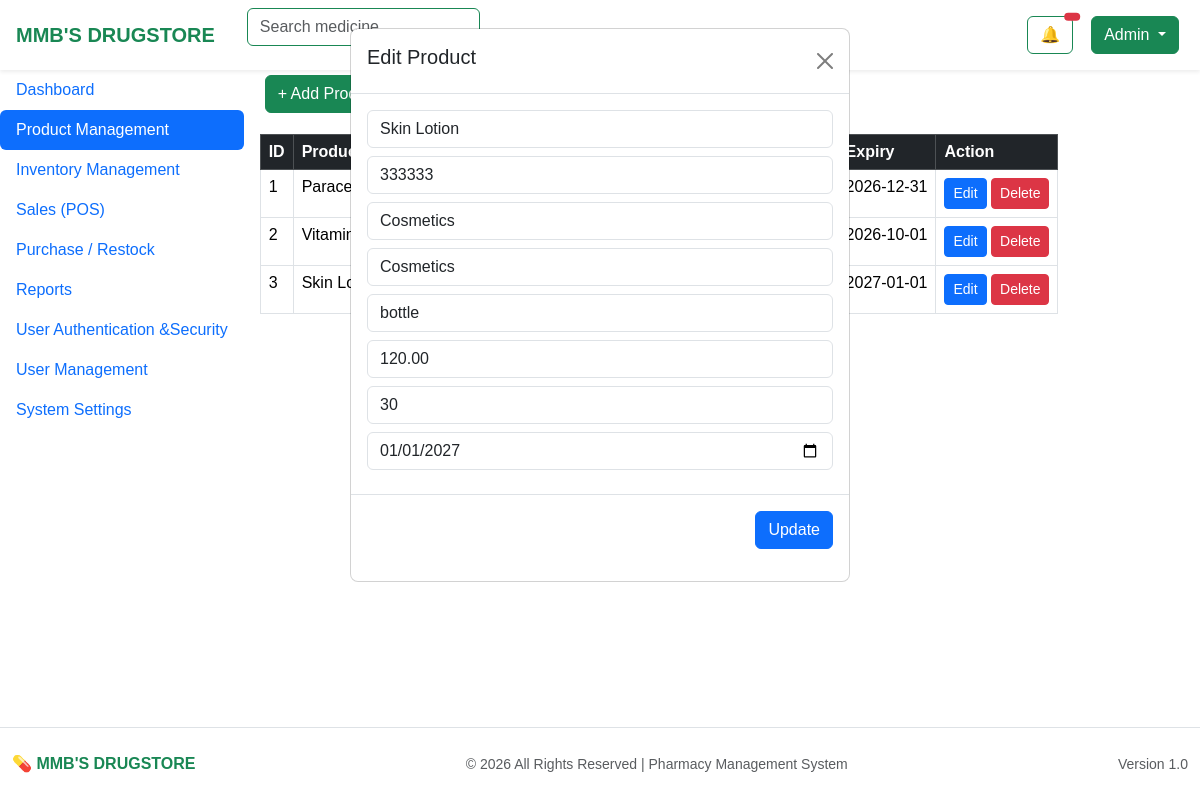
Screenshot of /ownerpage/dashboard.php?editProduct=3 (signed in) with the database file from the repository.
### tables this page shows
CREATE TABLE `products` (
  `id` int(11) NOT NULL,
  `product_name` varchar(255) DEFAULT NULL,
  `barcode` varchar(100) DEFAULT NULL,
  `category_id` int(11) DEFAULT NULL,
  `classification_id` int(11) DEFAULT NULL,
  `unit` varchar(50) DEFAULT NULL,
  `price` decimal(10,2) DEFAULT NULL
);

CREATE TABLE `inventory` (
  `id` int(11) NOT NULL,
  `product_id` int(11) DEFAULT NULL,
  `quantity` int(11) DEFAULT NULL,
  `expiry_date` date DEFAULT NULL
);

CREATE TABLE `product_categories` (
  `id` int(11) NOT NULL,
  `category_name` varchar(100) DEFAULT NULL
);

CREATE TABLE `product_classifications` (
  `id` int(11) NOT NULL,
  `classification_name` varchar(100) DEFAULT NULL,
  `is_discountable` tinyint(1) DEFAULT NULL,
  `is_vatable` tinyint(1) DEFAULT NULL
);

### reusablepage/addproductmodal.php (called while the page is built, shortened)
<?php
require_once __DIR__ . "/../function/addprodfunct.php";
require_once __DIR__ . "/../conn/connection_links.php";
$product = new ProductManagement($db);
$categories = $product->getCategories();
$classifications = $product->getClassifications();
?>

### function/addprodfunct.php (called while the page is built, shortened)
<?php
class ProductManagement
{
    private $con;
    public function __construct($db)
    {
        $this->con = $db;
    }
    public function getAllProducts()
    {
        $stmt = $this->con->prepare("
            SELECT
                p.id,
                p.product_name,
                p.price,
                pc.category_name,
                pcl.classification_name,
                COALESCE(SUM(i.quantity), 0) AS quantity,
                MAX(i.expiry_date) AS expiry_date
            FROM products p
            LEFT JOIN product_categories pc ON p.category_id = pc.id
            LEFT JOIN product_classifications pcl ON p.classification_id = pcl.id
            LEFT JOIN inventory i ON p.id = i.product_id
            GROUP BY p.id
        ");
        $stmt->execute();
        return $stmt->fetchAll();
    }
    public function getCategories()
    {
        $stmt = $this->con->prepare("SELECT * FROM product_categories");
        $stmt->execute();
        return $stmt->fetchAll();
    }
    public function getClassifications()
    {
        $stmt = $this->con->prepare("SELECT * FROM product_classifications");
        $stmt->execute();
        return $stmt->fetchAll();
    }
    public function getProductById($id)
    {
        $stmt = $this->con->prepare("
        SELECT p.*, i.quantity, i.expiry_date
        FROM products p
        LEFT JOIN inventory i ON p.id = i.product_id
        WHERE p.id = ?
    ");
        $stmt->execute([$id]);
        return $stmt->fetch();
    }
}

### reusablepage/usermanagement.php (the view, shortened to what this page needs)
<!DOCTYPE html>
<html lang="en">
<head>
    <?php include_once __DIR__ . "/../conn/connection_links.php"; ?>
</head>
<body class="bg-light">
    <?php include_once __DIR__ . "/header.php"; ?>
</body>
</html>

### reusablepage/productmanagement.php (shortened to what this page needs)
<?php
require_once __DIR__ . "/../function/addprodfunct.php";
require_once __DIR__ . "/../conn/connection_links.php";
$product = new ProductManagement($db);
$products = $product->getAllProducts();
$categories = $product->getCategories();
$classifications = $product->getClassifications();
$editData = null;
if (isset($_GET['editProduct'])) {
    $editId = (int) $_GET['editProduct'];
    $editData = $product->getProductById($editId);
}
?>
<div class="mb-3">
    <button class="btn btn-success" data-bs-toggle="modal" data-bs-target="#addProductModal">
        + Add Product
    </button>
</div>
<table id="usersTable" class="table table-bordered table-hover">
    <thead class="table-dark">
        <tr>
            <th>ID</th>
            <th>Product</th>
            <th>Category</th>
            <th>Classification</th>
            <th>Price</th>
            <th>Stock</th>
            <th>Expiry</th>
            <th>Action</th>
        </tr>
    </thead>
    <tbody>
        <?php foreach ($products as $prod): ?>
            <tr>
                <td><?= $prod['id'] ?></td>
                <td><?= $prod['product_name'] ?></td>
                <td><?= $prod['category_name'] ?? 'N/A' ?></td>
                <td><?= $prod['classification_name'] ?? 'N/A' ?></td>
                <td>₱ <?= number_format($prod['price'], 2) ?></td>
                <td><?= $prod['quantity'] ?></td>
                <td><?= $prod['expiry_date'] ?? 'N/A' ?></td>
                <td>
                    <a href="?editProduct=<?= $prod['id'] ?>" class="btn btn-sm btn-primary">Edit</a>
                    <a href="?deleteProduct=<?= $prod['id'] ?>" class="btn btn-sm btn-danger"
                        onclick="return confirm('Delete this product?')">
                        Delete
                    </a>
                </td>
            </tr>
        <?php endforeach; ?>
    </tbody>
</table>
<?php include 'addproductmodal.php'; ?>
<?php include 'updateproductmodal.php'; ?>

### reusablepage/updateproductmodal.php (shortened to what this page needs)
<div class="modal <?= $editData ? 'show d-block' : 'fade' ?>" tabindex="-1">
    <div class="modal-dialog">
        <div class="modal-content">
            <form method="POST">
                <div class="modal-header">
                    <h5>Edit Product</h5>
                  <a href="dashboard?page=product" class="btn-close"></a>
                </div>
                <div class="modal-body">
                    <input type="text" name="product_name" class="form-control mb-2" value="<?= $editData['product_name'] ?? '' ?>" placeholder="Product Name">
                    <input type="text" name="barcode" class="form-control mb-2" value="<?= $editData['barcode'] ?? '' ?>" placeholder="Barcode">
                    <select name="category_id" class="form-control mb-2">
                        <?php foreach ($categories as $cat): ?>
                            <option value="<?= $cat['id'] ?>"
                                <?= ($editData && $editData['category_id'] == $cat['id']) ? 'selected' : '' ?>>
                                <?= $cat['category_name'] ?>
                            </option>
                        <?php endforeach; ?>
                    </select>
                    <select name="classification_id" class="form-control mb-2">
                        <?php foreach ($classifications as $cls): ?>
                            <option value="<?= $cls['id'] ?>"
                                <?= ($editData && $editData['classification_id'] == $cls['id']) ? 'selected' : '' ?>>
                                <?= $cls['classification_name'] ?>
                            </option>
                        <?php endforeach; ?>
                    </select>
                    <input type="text" name="unit" class="form-control mb-2"value="<?= $editData['unit'] ?? '' ?>">
                    <input type="number" name="price" class="form-control mb-2"value="<?= $editData['price'] ?? '' ?>">
                    <input type="number" name="quantity" class="form-control mb-2"value="<?= $editData['quantity'] ?? '' ?>">
                    <input type="date" name="expiry_date" class="form-control mb-2"value="<?= $editData['expiry_date'] ?? '' ?>">
                </div>
                <div class="modal-footer">
                    <button type="submit" name="updateProduct" class="btn btn-primary">
                        Update
                    </button>
                </div>
            </form>
        </div>
    </div>
</div>

### reusablepage/verifyid.php (style rules this page uses)
body { font-family: Arial, sans-serif; padding: 20px; }
button { padding: 10px 15px; margin: 5px; cursor: pointer; border: none; border-radius: 5px; color: #fff; }

### rows the page displays
products: id "1", product_name "Paracetamol…", expiry_date "2026-12-31"
products: id "2", product_name "Vitamin…", expiry_date "2026-10-01"
products: id "3", product_name "Skin Lotion", expiry_date "2027-01-01", category_id "Cosmetics", classification_id "Cosmetics"
inventory: product_name "Skin Lotion", barcode "333333"
